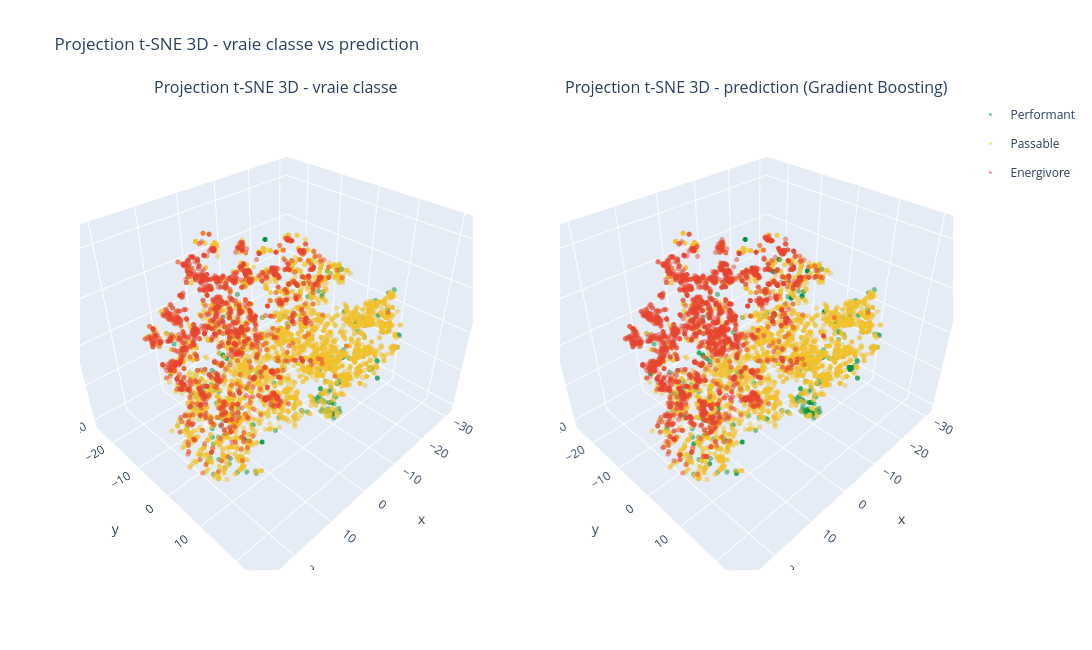

Notebook code cell kept with this figure:
### Markdown cell above
### 8.1 Vraie classe vs prediction

### Code cell
'''
Affiche, en Plotly, la projection t-SNE 3D coloree par la vraie classe DPE et par la prediction
du Gradient Boosting, sur deux scenes cote a cote. Rotation et zoom a la souris.
'''
fig = make_subplots(
    rows=1, cols=2,
    specs=[[{"type": "scene"}, {"type": "scene"}]],
    subplot_titles=("Projection t-SNE 3D - vraie classe", "Projection t-SNE 3D - prediction (Gradient Boosting)"),
)

for grp in GROUPS:
    mask = y_train_sample.values == grp
    fig.add_trace(
        go.Scatter3d(x=X_tsne_3d[mask, 0], y=X_tsne_3d[mask, 1], z=X_tsne_3d[mask, 2],
                     mode="markers", marker=dict(size=3, color=GROUP_COLORS[grp], opacity=0.5),
                     name=grp, legendgroup=grp, showlegend=True),
        row=1, col=1,
    )

for grp in GROUPS:
    mask = y_pred_sample == grp
    fig.add_trace(
        go.Scatter3d(x=X_tsne_3d[mask, 0], y=X_tsne_3d[mask, 1], z=X_tsne_3d[mask, 2],
                     mode="markers", marker=dict(size=3, color=GROUP_COLORS[grp], opacity=0.5),
                     name=grp, legendgroup=grp, showlegend=False),
        row=1, col=2,
    )

fig.update_layout(width=1200, height=650, title_text="Projection t-SNE 3D - vraie classe vs prediction")
fig.show()

### Figure 1 — Plotly figure (JSON) as saved in the notebook; plotly's stock layout.template omitted (floating-point values rounded to 4 significant figures; data arrays with more than 128 entries replaced by an {"elided": "..."} marker saying what was removed)
{"data": [{"legendgroup": "Performant", "marker": {"color": "#00923F", "opacity": 0.5, "size": 3}, "mode": "markers", "name": "Performant", "scene": "scene", "showlegend": true, "type": "scatter3d", "x": {"elided": "249 float values"}, "y": {"elided": "249 float values"}, "z": {"elided": "249 float values"}}, {"legendgroup": "Passable", "marker": {"color": "#F2C12B", "opacity": 0.5, "size": 3}, "mode": "markers", "name": "Passable", "scene": "scene", "showlegend": true, "type": "scatter3d", "x": {"elided": "4288 float values"}, "y": {"elided": "4288 float values"}, "z": {"elided": "4288 float values"}}, {"legendgroup": "Energivore", "marker": {"color": "#E6442E", "opacity": 0.5, "size": 3}, "mode": "markers", "name": "Energivore", "scene": "scene", "showlegend": true, "type": "scatter3d", "x": {"elided": "1463 float values"}, "y": {"elided": "1463 float values"}, "z": {"elided": "1463 float values"}}, {"legendgroup": "Performant", "marker": {"color": "#00923F", "opacity": 0.5, "size": 3}, "mode": "markers", "name": "Performant", "scene": "scene2", "showlegend": false, "type": "scatter3d", "x": {"elided": "321 float values"}, "y": {"elided": "321 float values"}, "z": {"elided": "321 float values"}}, {"legendgroup": "Passable", "marker": {"color": "#F2C12B", "opacity": 0.5, "size": 3}, "mode": "markers", "name": "Passable", "scene": "scene2", "showlegend": false, "type": "scatter3d", "x": {"elided": "3320 float values"}, "y": {"elided": "3320 float values"}, "z": {"elided": "3320 float values"}}, {"legendgroup": "Energivore", "marker": {"color": "#E6442E", "opacity": 0.5, "size": 3}, "mode": "markers", "name": "Energivore", "scene": "scene2", "showlegend": false, "type": "scatter3d", "x": {"elided": "2359 float values"}, "y": {"elided": "2359 float values"}, "z": {"elided": "2359 float values"}}], "layout": {"annotations": [{"font": {"size": 16}, "showarrow": false, "text": "Projection t-SNE 3D - vraie classe", "x": 0.225, "xanchor": "center", "xref": "paper", "y": 1, "yanchor": "bottom", "yref": "paper"}, {"font": {"size": 16}, "showarrow": false, "text": "Projection t-SNE 3D - prediction (Gradient Boosting)", "x": 0.775, "xanchor": "center", "xref": "paper", "y": 1, "yanchor": "bottom", "yref": "paper"}], "height": 650, "scene": {"domain": {"x": [0, 0.45], "y": [0, 1]}}, "scene2": {"domain": {"x": [0.55, 1], "y": [0, 1]}}, "title": {"text": "Projection t-SNE 3D - vraie classe vs prediction"}, "width": 1200}}
